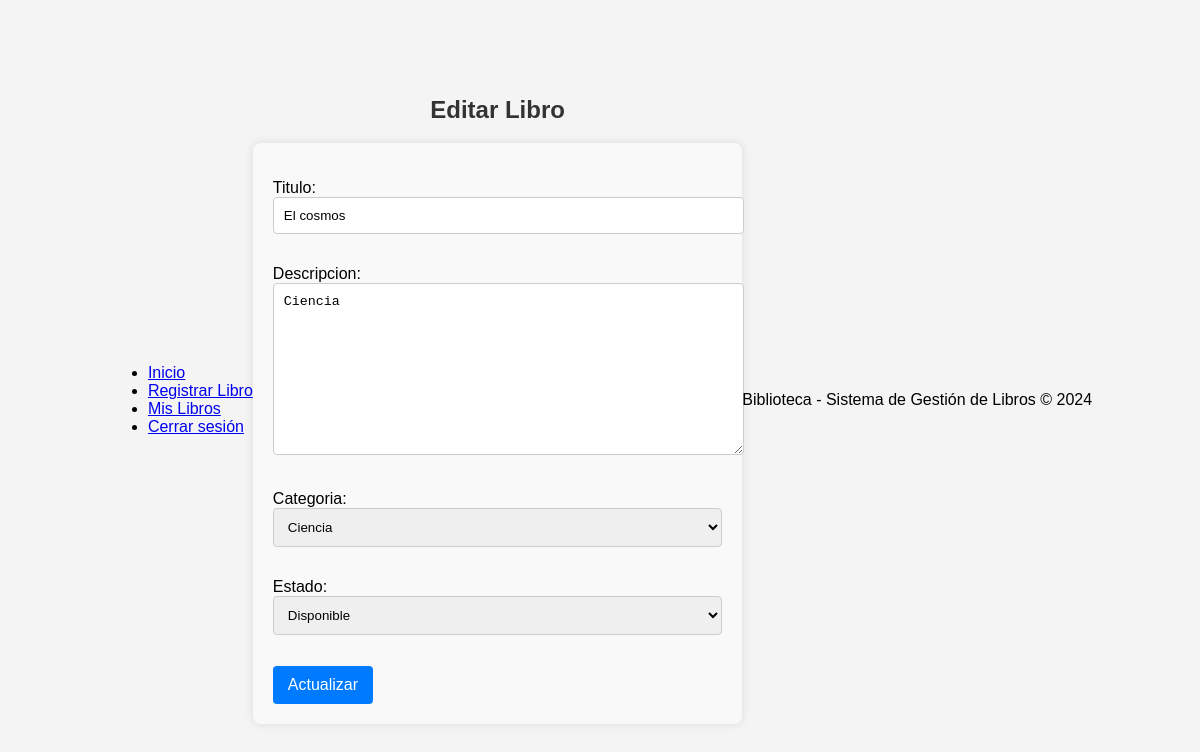
Page /gestion_libros/editar/1/ (signed in) on the committed database.
### gestion_libros/models.py (models this page shows, shortened)
class Libro(models.Model):
    titulo = models.CharField(max_length=200)
    descripcion = models.TextField()
    categoria = models.ForeignKey(Categoria, on_delete=models.CASCADE)
    estado = models.ForeignKey(Estado, on_delete=models.CASCADE)
    usuario = models.ForeignKey(User, on_delete=models.CASCADE)
    fecha_creacion = models.DateTimeField(auto_now_add=True)
    fecha_actualizacion = models.DateTimeField(auto_now=True)

class Categoria(models.Model):
    titulo = models.CharField(max_length=100)
    fecha_creacion = models.DateTimeField(auto_now_add=True)
    fecha_actualizacion = models.DateTimeField(auto_now=True)
    def __str__(self):
        return self.titulo

class Estado(models.Model):
    titulo = models.CharField(max_length=100)
    fecha_creacion = models.DateTimeField(auto_now_add=True)
    fecha_actualizacion = models.DateTimeField(auto_now=True)
    def __str__(self):
        return self.titulo

### gestion_libros/views.py (the view)
# urls.py: path('editar/<int:libro_id>/', views.editar_libro, name='editar_libro'),  # Editar un libro existente
@login_required
def editar_libro(request, libro_id):
    libro = get_object_or_404(Libro, id=libro_id, usuario=request.user)
    if request.method == 'POST':
        form = LibroForm(request.POST, instance=libro)
        if form.is_valid():
            form.save()
            return redirect('detalle_libro', libro_id=libro.id)
    else:
        form = LibroForm(instance=libro)
    return render(request, 'gestion_libros/editar_libro.html', {'form': form, 'libro': libro})

### gestion_libros/forms.py
class LibroForm(forms.ModelForm):
    class Meta:
        model = Libro
        fields = ['titulo', 'descripcion', 'categoria', 'estado']

### gestion_libros/templates/gestion_libros/editar_libro.html (shortened to what this page needs)
{% extends 'gestion_libros/base.html' %}
{% block content %}
<h2>Editar Libro</h2>
<form method="POST">
    {{ form.as_p }}
    <button type="submit">Actualizar</button>
</form>
{% endblock %}

### gestion_libros/templates/gestion_libros/css/estilos.css (style rules this page uses)
body { font-family: Arial, sans-serif; background-color: #f4f4f4; margin: 0; padding: 0; display: flex; justify-content: center; align-items: center; min-height: 100vh; }
h1, h2, h3 { color: #333; text-align: center; }
button, .btn { display: inline-block; padding: 10px 15px; font-size: 16px; color: #fff; background-color: #007bff; border: none; border-radius: 4px; text-decoration: none; cursor: pointer; transition: background-color 0.3s ease; }
form { max-width: 600px; margin: 0 auto; background-color: #f9f9f9; padding: 20px; border-radius: 8px; box-shadow: 0 0 10px rgba(0, 0, 0, 0.1); }
form input, form select, form textarea { width: 100%; padding: 10px; margin-bottom: 15px; border: 1px solid #ccc; border-radius: 4px; }

### rows in the picture
Libro: titulo "El cosmos", descripcion "Ciencia", categoria "Ciencia", estado "Disponible"
